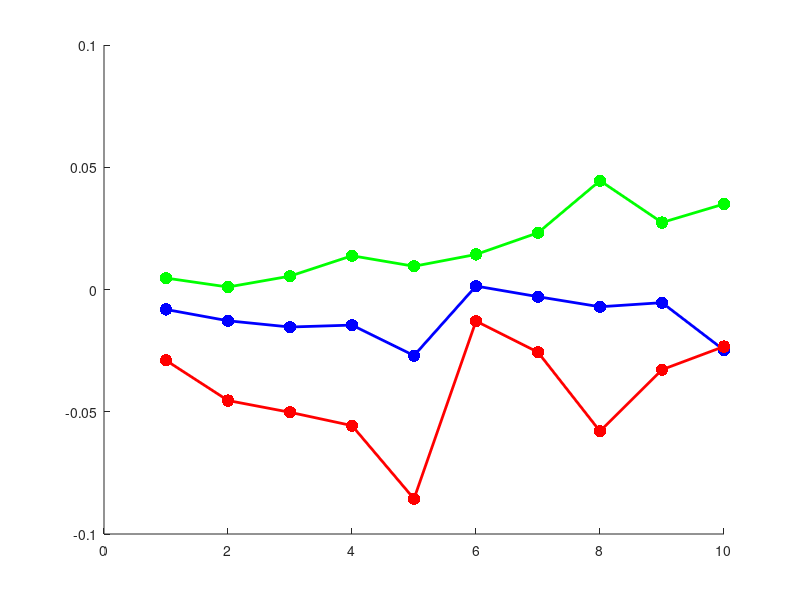

This figure's MATLAB source: (Note: this script raises an error after producing the figure.)
clear all;
close all;
clc; 

%% TD154 data
mean1 = [-0.0081648, -0.012791, -0.015346, -0.014557, -0.027026, 0.0014098, -0.0029423, -0.007067, -0.0053801, -0.024778];
max1  = [0.00468, 0.0010162, 0.0054669, 0.013812, 0.0095074, 0.014332, 0.023203, 0.044513, 0.0274, 0.034967];
min1  = [-0.028989, -0.045408, -0.050223, -0.055668, -0.085605, -0.012924, -0.025659, -0.057995, -0.032793, -0.023314];

days = 1:length(mean1);

mean = mean1(:)'; 
max  = max1(:)'; 
min  = min1(:)'; 
days = days(:)';

figure; hold on;

% mean
scatter(days, mean, 80, 'b', 'filled');
h_mean = plot(days, mean, 'b-', 'LineWidth', 2);

% max
scatter(days, max, 80, 'g', 'filled');
h_max = plot(days, max, 'g-', 'LineWidth', 2);

% min
scatter(days, min, 80, 'r', 'filled');
h_min = plot(days, min, 'r-', 'LineWidth', 2);

h_reverse = xline(5.5,'k--','LineWidth',1.5);
h_trace = xline(7.5,'k-.','LineWidth',1.5);

xlabel('day');
ylabel('angular velocity');
legend([h_max, h_mean, h_min, h_reverse, h_trace], {'max', 'mean', 'min', 'reverse', 'trace'}, 'Location', 'southwest')
title('TD154 probe (0 to 1s)')
SetFigBoxDefaults;

%% TD156 data
mean2 = [-4.2452e-09, -0.0022693, -0.0014784, -0.0066969, -0.011882, -0.0064348, -0.0012733, -0.00054449, -0.0027113, -0.0029481];
max2  = [5.6757e-07, 0.0070748, 0.017557, 0.017062, 0.0087232, 0.0086896, 0.0056006, 0.0085419, 0.008217, 0.016102];
min2  = [-7.0367e-07, -0.012734, -0.0134, -0.031151, -0.034393, -0.03194, -0.0075394, -0.0099478, -0.018919, -0.024778];

days = 1:length(mean2);

mean = mean2(:)'; 
max  = max2(:)'; 
min  = min2(:)'; 
days = days(:)';

figure; hold on;

scatter(days, mean, 80, 'b', 'filled');
h_mean = plot(days, mean, 'b-', 'LineWidth', 2);

scatter(days, max, 80, 'g', 'filled');
h_max = plot(days, max, 'g-', 'LineWidth', 2);

scatter(days, min, 80, 'r', 'filled');
h_min = plot(days, min, 'r-', 'LineWidth', 2);

h_reverse = xline(6.5,'k--','LineWidth',1.5);
h_trace = xline(7.5,'k-.','LineWidth',1.5);

xlabel('day');
ylabel('angular velocity');
legend([h_max, h_mean, h_min, h_reverse, h_trace], {'max', 'mean', 'min', 'reverse', 'trace'}, 'Location', 'southwest')
title('TD156 probe (0 to 1s)')
SetFigBoxDefaults;

%% --- Save figures --- 
doSave = 1;
if doSave
    saveas(figure(1), 'TD154_probes.png')
    saveas(figure(2), 'TD156_probes.png')
end
